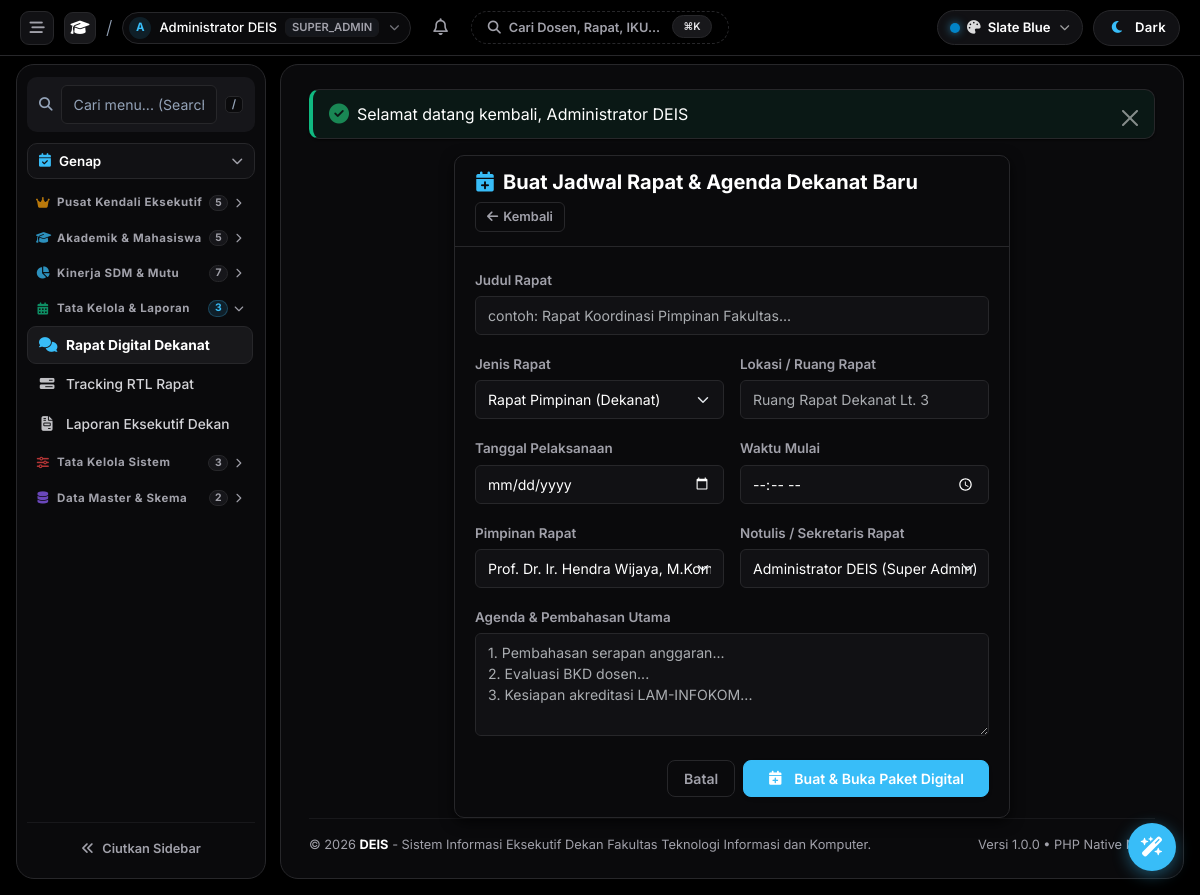
The app's page /meetings/create (signed in), older data.
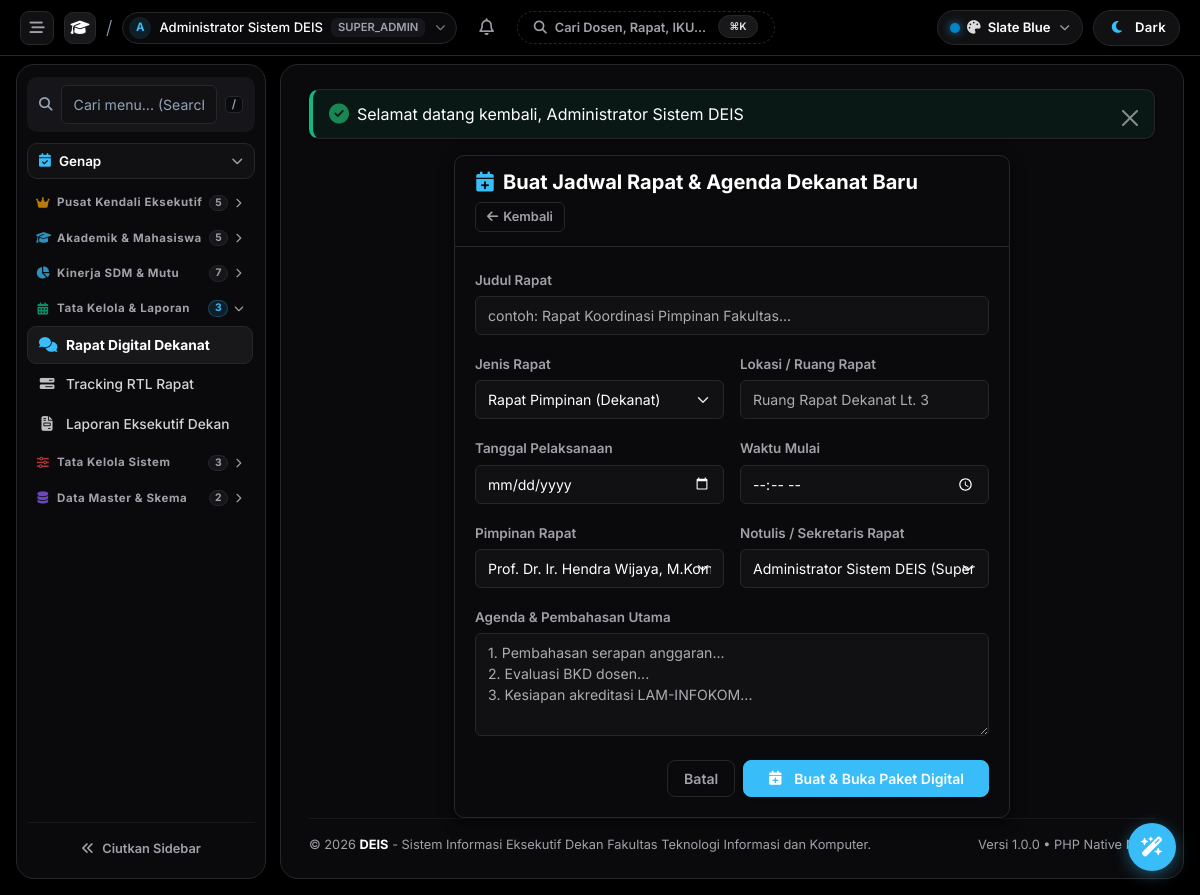
The same page, newer data.
### tables this page shows
CREATE TABLE `users` (
  `id` int(11) NOT NULL AUTO_INCREMENT,
  `role_id` int(11) NOT NULL,
  `name` varchar(100) NOT NULL,
  `username` varchar(50) NOT NULL,
  `email` varchar(100) NOT NULL,
  `password` varchar(255) NOT NULL,
  `phone` varchar(30) DEFAULT NULL,
  `nidn` varchar(20) DEFAULT NULL,
  `avatar` varchar(255) DEFAULT NULL,
  `status` enum('active','inactive','suspended') DEFAULT 'active',
  `last_login_at` datetime DEFAULT NULL,
  `created_at` timestamp NOT NULL DEFAULT current_timestamp(),
  `updated_at` timestamp NOT NULL DEFAULT current_timestamp() ON UPDATE current_timestamp(),
  PRIMARY KEY (`id`),
  UNIQUE KEY `username` (`username`),
  UNIQUE KEY `email` (`email`),
  KEY `role_id` (`role_id`),
  CONSTRAINT `users_ibfk_1` FOREIGN KEY (`role_id`) REFERENCES `roles` (`id`)
);

### app/views/meetings/create.php (the view, shortened to what the changed rows need)
<div class="row g-4 justify-content-center">
    <div class="col-12 col-xl-8">
        <div class="card border-0 shadow-sm rounded-4">
            <div class="card-header bg-transparent border-bottom border-light-subtle py-3 px-4 d-flex align-items-center justify-content-between flex-wrap gap-2">
                <h5 class="card-title fw-bold mb-0 text-body d-flex align-items-center gap-2">
                    <i class="fa-solid fa-calendar-plus text-primary"></i> Buat Jadwal Rapat & Agenda Dekanat Baru
                </h5>
                <a href="<?= $baseUrl ?>/meetings" class="btn btn-sm btn-outline-secondary rounded-3 px-3 d-flex align-items-center gap-1">
                    <i class="fa-solid fa-arrow-left"></i> Kembali
                </a>
            </div>
            <div class="card-body p-4">
                <form action="<?= $baseUrl ?>/meetings/create" method="POST">
                    <div class="mb-3">
                        <label class="form-label small fw-semibold text-muted">Judul Rapat</label>
                        <input type="text" class="form-control rounded-3" name="title" placeholder="contoh: Rapat Koordinasi Pimpinan Fakultas..." required>
                    </div>
                    <div class="row g-3 mb-3">
                        <div class="col-md-6">
                            <label class="form-label small fw-semibold text-muted">Jenis Rapat</label>
                            <select name="type" class="form-select rounded-3">
                                <option value="Rapat Pimpinan" selected>Rapat Pimpinan (Dekanat)</option>
                            </select>
                        </div>
                        <div class="col-md-6">
                            <label class="form-label small fw-semibold text-muted">Lokasi / Ruang Rapat</label>
                            <input type="text" class="form-control rounded-3" name="location" placeholder="Ruang Rapat Dekanat Lt. 3" required>
                        </div>
                    </div>
                    <div class="row g-3 mb-3">
                        <div class="col-md-6">
                            <label class="form-label small fw-semibold text-muted">Tanggal Pelaksanaan</label>
                            <input type="date" class="form-control rounded-3" name="meeting_date" required>
                        </div>
                        <div class="col-md-6">
                            <label class="form-label small fw-semibold text-muted">Waktu Mulai</label>
                            <input type="time" class="form-control rounded-3" name="start_time" required>
                        </div>
                    </div>
                    <div class="row g-3 mb-3">
                        <div class="col-md-6">
                            <label class="form-label small fw-semibold text-muted">Pimpinan Rapat</label>
                            <select name="chairperson_id" class="form-select rounded-3">
                                <?php foreach ($users as $u): ?>
                                    <option value="<?= $u['id'] ?>" <?= $u['role_slug'] === 'dekan' ? 'selected' : '' ?>><?= htmlspecialchars($u['name'], ENT_QUOTES, 'UTF-8') ?> (<?= htmlspecialchars($u['role_name'], ENT_QUOTES, 'UTF-8') ?>)</option>
                                <?php endforeach; ?>
                            </select>
                        </div>
                        <div class="col-md-6">
                            <label class="form-label small fw-semibold text-muted">Notulis / Sekretaris Rapat</label>
                            <select name="secretary_id" class="form-select rounded-3">
                                <?php foreach ($users as $u): ?>
                                    <option value="<?= $u['id'] ?>"><?= htmlspecialchars($u['name'], ENT_QUOTES, 'UTF-8') ?> (<?= htmlspecialchars($u['role_name'], ENT_QUOTES, 'UTF-8') ?>)</option>
                                <?php endforeach; ?>
                            </select>
                        </div>
                    </div>
                    <div class="mb-4">
                        <label class="form-label small fw-semibold text-muted">Agenda & Pembahasan Utama</label>
                        <textarea name="agenda" class="form-control rounded-3" rows="4" placeholder="1. Pembahasan serapan anggaran...&#10;2. Evaluasi BKD dosen...&#10;3. Kesiapan akreditasi LAM-INFOKOM..." required></textarea>
                    </div>
                    <div class="d-flex justify-content-end gap-2">
                        <a href="<?= $baseUrl ?>/meetings" class="btn btn-outline-secondary rounded-3 px-3">Batal</a>
                        <button type="submit" class="btn btn-primary rounded-3 px-4 shadow-sm fw-semibold">
                            <i class="fa-solid fa-calendar-plus me-1"></i> Buat & Buka Paket Digital
                        </button>
                    </div>
                </form>
            </div>
        </div>
    </div>
</div>

### app/views/components/topbar.php (shortened to what the changed rows need)
<?php
$unreadCount = 0;
try {
    $unreadCount = NotificationService::countUnread(AuthHelper::id());
} catch (\Throwable $e) {
    $notifications = [];
    $unreadCount = 0;
}
$currentRole = 'dekan';
$currentUser = [];
try {
    $currentRole = AuthHelper::role();
    $currentUser = AuthHelper::user() ?? [];
} catch (\Throwable $e) {
    $currentRole = $_SESSION['role'] ?? 'dekan';
    $currentUser = $_SESSION['user'] ?? ['name' => 'Pengguna', 'email' => ''];
}
$activeFacultyName = 'Fakultas';
try {
    $facultyModel = new Faculty();
    $activeFaculty = $facultyModel->find(1) ?? ['code' => 'FTIK', 'name' => 'Fakultas Teknologi Informasi dan Komunikasi'];
    $activeFacultyName = $activeFaculty['name'] ?? 'Fakultas';
} catch (\Throwable $e) {
    $activeFacultyCode = 'DEIS';
    $activeFacultyName = 'Fakultas';
}
?>
<div class="topbar">
    <div class="topbar-left">
        <button type="button" class="topbar-sidebar-toggle-btn" id="sidebarToggleBtn" onclick="window.toggleSidebarCollapse()" title="Ciutkan / Buka Lebar Sidebar (Ctrl+B)" aria-label="Toggle Sidebar">
            <i class="fa-solid fa-bars-staggered"></i>
        </button>
        <a href="<?= $baseUrl ?>/dashboard" class="brand-squircle-link" title="<?= $appConfig['short_name'] ?> - <?= htmlspecialchars($activeFacultyName) ?>">
            <div class="brand-squircle">
                <i class="fa-solid fa-graduation-cap"></i>
            </div>
        </a>
        <span class="topbar-divider-slash">/</span>
        <div class="user-pill-dropdown-wrapper" id="userPillWrapper">
            <button type="button" class="user-pill-btn" id="userPillBtn" onclick="window.toggleUserDropdown(event)" title="Informasi Akun & Peran" aria-label="Akun Pengguna">
                <span class="user-avatar-circle">
                    <?= strtoupper(substr($currentUser['name'] ?? 'U', 0, 1)) ?>
                </span>
                <span class="user-email-text">
                    <?= htmlspecialchars($currentUser['name'] ?? 'Pengguna') ?>
                </span>
                <span class="user-plan-badge">
                    <?= strtoupper($currentRole) ?>
                </span>
                <i class="fa-solid fa-chevron-down pill-chevron"></i>
            </button>
        </div>
        <div class="notif-dropdown-wrapper" id="notifDropdownWrapper">
            <button type="button" class="notif-bell-btn" id="notifBellBtn" onclick="window.toggleNotifDropdown(event)" title="Notifikasi Sistem (<?= $unreadCount ?> Belum Dibaca)" aria-label="Notifikasi">
                <i class="fa-regular fa-bell"></i>
            </button>
        </div>
        <button type="button" class="btn btn-outline-secondary border-dashed d-none d-md-flex align-items-center gap-2 px-3 py-1 rounded-pill" data-bs-toggle="modal" data-bs-target="#searchModal" style="font-size: 0.8rem; margin-left: 4px; border: 1px dashed var(--border); background: var(--surface);">
            <i class="fa-solid fa-magnifying-glass text-muted" style="font-size: 0.82rem;"></i>
            <span class="text-muted">Cari Dosen, Rapat, IKU...</span>
            <span class="badge bg-light text-dark border ms-1 py-1 px-1.5" style="font-size: 0.65rem;">⌘K</span>
        </button>
    </div>
    <div class="topbar-right" style="display: flex; align-items: center; gap: 10px;">
        <div class="palette-dropdown-wrapper" id="paletteDropdownWrapper">
            <button type="button" id="paletteToggleBtn" class="palette-toggle-btn" onclick="window.togglePaletteDropdown(event)" title="Pilih Tema Palet Warna" aria-label="Palette Selector">
                <span class="palette-dot-preview" id="paletteActiveDot"></span>
                <i class="fa-solid fa-palette" style="font-size: 0.85rem; opacity: 0.85;"></i>
                <span id="paletteActiveName" class="d-none d-sm-inline" style="font-size: 0.82rem; font-weight: 600;">Slate Blue</span>
                <i class="fa-solid fa-chevron-down" style="font-size: 0.65rem; opacity: 0.6; margin-left: 2px;"></i>
            </button>
        </div>
        <button type="button" id="themeToggleBtn" class="theme-toggle-btn" onclick="window.toggleTheme()" title="Ganti Mode Gelap / Terang (Dark / Light Mode)" aria-label="Toggle Theme">
            <span class="theme-toggle-icon">
                <i class="fa-solid fa-moon" id="themeToggleIcon"></i>
            </span>
            <span id="themeToggleText" style="font-size: 0.82rem; letter-spacing: 0.3px;">Dark</span>
        </button>
    </div>
</div>

### app/views/components/alert.php (shortened to what the changed rows need)
<?php
$type        = $alert['type'] ?? 'info';
$message     = $alert['message'] ?? '';
$dismissible = $alert['dismissible'] ?? true;
$class       = $alert['class'] ?? '';
$icons = [
    'success' => 'fa-solid fa-circle-check text-success fs-5',
    'danger'  => 'fa-solid fa-triangle-exclamation text-danger fs-5',
    'warning' => 'fa-solid fa-circle-exclamation text-warning fs-5',
    'info'    => 'fa-solid fa-circle-info text-info fs-5',
    'primary' => 'fa-solid fa-bell text-primary fs-5',
];
$iconClass = $icons[$type] ?? 'fa-solid fa-circle-info text-info fs-5';
?>
<div class="alert alert-<?= htmlspecialchars($type, ENT_QUOTES, 'UTF-8') ?> <?= $dismissible ? 'alert-dismissible' : '' ?> <?= htmlspecialchars($class, ENT_QUOTES, 'UTF-8') ?>" role="alert">
    <div class="d-flex align-items-center gap-2 flex-grow-1">
        <i class="<?= $iconClass ?> flex-shrink-0"></i>
        <div>
            <div><?= htmlspecialchars($message, ENT_QUOTES, 'UTF-8') ?></div>
        </div>
    </div>
    <?php if ($dismissible): ?>
        <button type="button" class="btn-close" data-bs-dismiss="alert" aria-label="Tutup"></button>
    <?php endif; ?>
</div>

Row changes from the older to the newer data that the page shows:
changed users: name "Administrator DEIS" → "Administrator Sistem DEIS"
Text that changed along with them:
$message: "Selamat datang kembali, Administrator DEIS" → "Selamat datang kembali, Administrator Sistem DEIS"
form field secretary_id: "Administrator DEIS (Super Admin)" → "Administrator Sistem DEIS (Super Admin)"
